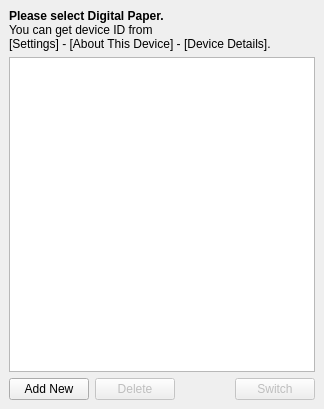
<?xml version="1.0" encoding="UTF-8"?>
<ui version="4.0">
 <class>ProfileWindow</class>
 <widget class="QMainWindow" name="ProfileWindow">
  <property name="geometry">
   <rect>
    <x>0</x>
    <y>0</y>
    <width>324</width>
    <height>409</height>
   </rect>
  </property>
  <property name="windowTitle">
   <string>Switch Digital Paper</string>
  </property>
  <widget class="QWidget" name="centralwidget">
   <layout class="QGridLayout" name="gridLayout">
    <item row="1" column="0" colspan="5">
     <widget class="QTableView" name="devicesView">
      <property name="editTriggers">
       <set>QAbstractItemView::NoEditTriggers</set>
      </property>
      <property name="selectionBehavior">
       <enum>QAbstractItemView::SelectRows</enum>
      </property>
      <property name="showGrid">
       <bool>false</bool>
      </property>
      <property name="cornerButtonEnabled">
       <bool>false</bool>
      </property>
      <attribute name="horizontalHeaderStretchLastSection">
       <bool>true</bool>
      </attribute>
      <attribute name="verticalHeaderVisible">
       <bool>false</bool>
      </attribute>
     </widget>
    </item>
    <item row="2" column="1">
     <widget class="QPushButton" name="deleteButton">
      <property name="enabled">
       <bool>false</bool>
      </property>
      <property name="text">
       <string>Delete</string>
      </property>
     </widget>
    </item>
    <item row="2" column="4">
     <widget class="QPushButton" name="switchButton">
      <property name="enabled">
       <bool>false</bool>
      </property>
      <property name="text">
       <string>Switch</string>
      </property>
     </widget>
    </item>
    <item row="2" column="3">
     <spacer name="horizontalSpacer">
      <property name="orientation">
       <enum>Qt::Horizontal</enum>
      </property>
      <property name="sizeHint" stdset="0">
       <size>
        <width>40</width>
        <height>20</height>
       </size>
      </property>
     </spacer>
    </item>
    <item row="2" column="0">
     <widget class="QPushButton" name="addButton">
      <property name="text">
       <string>Add New</string>
      </property>
     </widget>
    </item>
    <item row="0" column="0" colspan="5">
     <widget class="QLabel" name="label">
      <property name="text">
       <string>&lt;html&gt;&lt;head/&gt;&lt;body&gt;&lt;p&gt;&lt;b&gt;Please select Digital Paper.&lt;/b&gt;&lt;br&gt;You can get device ID from&lt;br&gt;[Settings] - [About This Device] - [Device Details].&lt;/p&gt;&lt;/body&gt;&lt;/html&gt;</string>
      </property>
     </widget>
    </item>
   </layout>
  </widget>
 </widget>
 <resources/>
 <connections/>
</ui>
